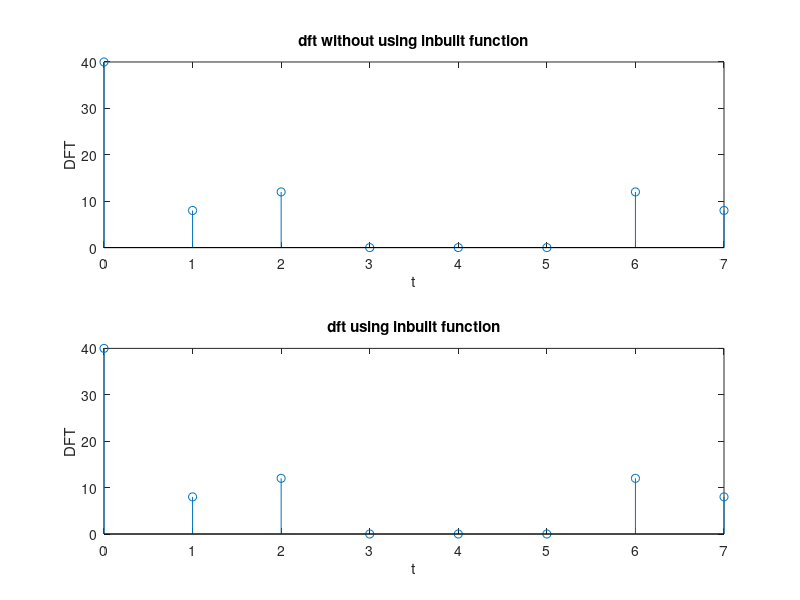

Source code (MATLAB):
fs = 8;
ts = 1/fs;
k = 0:fs-1;

x = 5 + 2*cos(2*pi*ts*k-pi/2) + 3*cos(4*pi*ts*k);
disp(x);

y = zeros(fs);
for a = 1:fs
    for b = 1:fs
         y(a, b) = exp((-1i*2*pi*(a-1)*(b-1))/fs);
    end
end

disp(y);

z = y*transpose(x);
disp(z);
disp(abs(z));
subplot(2,1,1);
stem(k, abs(z));
xlabel("t");
ylabel("DFT");
title("dft without using inbuilt function");

z2 = fft(x);
subplot(2,1,2);
stem(k, abs(z2));
xlabel("t");
ylabel("DFT");
title("dft using inbuilt function");
